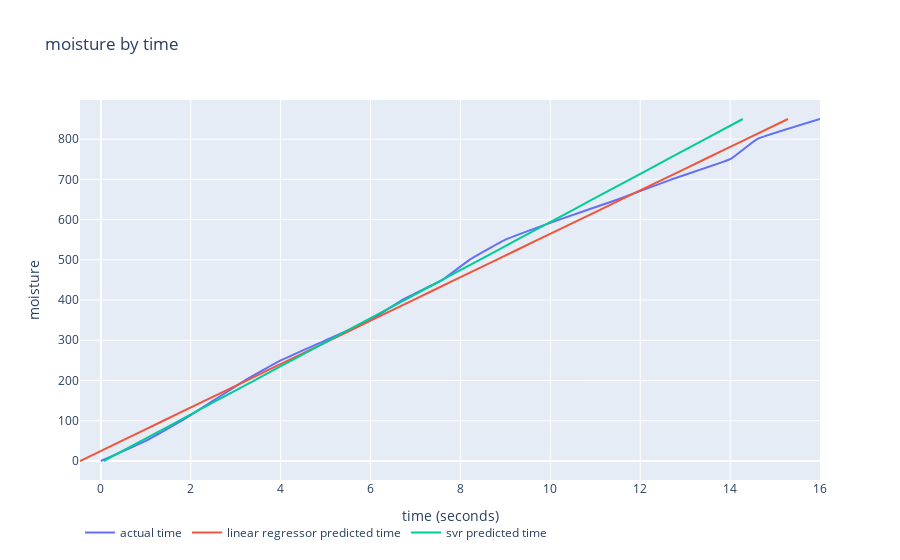

Notebook code for this chart:
### Markdown cell above
We can see that linear regression performing better than others as the data itself is very linear in nature. SVR is also performing well after defining the kernel as linear.

We have got the highest r2_score for the test set with Linear Regression that is 0.997. So for this perticular dataset linear regression is best suited.

### Code cell
df = moisture_time.reset_index().drop('index', axis=1, errors='ignore')
df.columns = [str(c) for c in df.columns]

chart_data = pd.concat([
    df['Moisture'] - df['Moisture'][0],
    df['time'],
], axis=1)
chart_data = chart_data.sort_values(['Moisture'])
chart_data = chart_data.rename(columns={'Moisture': 'x'})
chart_data = chart_data.dropna()

charts = []
line_cfg = {'line': {'shape': 'spline', 'smoothing': 0.3}, 'mode': 'lines'}
charts.append(go.Scatter(
    x=chart_data['time'], y=chart_data['x'], name='actual time', **line_cfg
))

charts.append(go.Scatter(
    x=linreg.predict(normal_x), y=chart_data['x'], name='linear regressor predicted time', **line_cfg
))
charts.append(go.Scatter(
    x=svr.predict(normal_x), y=chart_data['x'], name='svr predicted time', **line_cfg
))
figure = go.Figure(data=charts, layout=go.Layout({
    'legend': {'orientation': 'h'},
    'title': {'text': 'moisture by time'},
    'xaxis': {'tickformat': '.0f', 'title': {'text': 'time (seconds)'}},
    'yaxis': {'tickformat': '.0f', 'title': {'text': 'moisture'}}
}))

init_notebook_mode(connected=True)
figure.pop('id', None)
iplot(figure)

### Figure 1 — Plotly figure (JSON) as saved in the notebook; plotly's stock layout.template omitted (floating-point values rounded to 4 significant figures)
{"data": [{"line": {"shape": "spline", "smoothing": 0.3}, "mode": "lines", "name": "actual time", "type": "scatter", "x": [0, 1, 1.8, 2.5, 3.2, 4, 5, 6, 6.7, 7.6, 8.2, 9, 10.2, 11.5, 12.7, 14, 14.6, 16], "y": [0, 50, 100, 150, 200, 250, 300, 350, 400, 450, 500, 550, 600, 650, 700, 750, 800, 850]}, {"line": {"shape": "spline", "smoothing": 0.3}, "mode": "lines", "name": "linear regressor predicted time", "type": "scatter", "x": [-0.4641, 0.4624, 1.389, 2.316, 3.242, 4.169, 5.095, 6.022, 6.948, 7.875, 8.802, 9.728, 10.65, 11.58, 12.51, 13.43, 14.36, 15.29], "y": [0, 50, 100, 150, 200, 250, 300, 350, 400, 450, 500, 550, 600, 650, 700, 750, 800, 850]}, {"line": {"shape": "spline", "smoothing": 0.3}, "mode": "lines", "name": "svr predicted time", "type": "scatter", "x": [0.06364, 0.9, 1.736, 2.573, 3.409, 4.245, 5.082, 5.918, 6.755, 7.591, 8.427, 9.264, 10.1, 10.94, 11.77, 12.61, 13.45, 14.28], "y": [0, 50, 100, 150, 200, 250, 300, 350, 400, 450, 500, 550, 600, 650, 700, 750, 800, 850]}], "layout": {"legend": {"orientation": "h"}, "title": {"text": "moisture by time"}, "xaxis": {"tickformat": ".0f", "title": {"text": "time (seconds)"}}, "yaxis": {"tickformat": ".0f", "title": {"text": "moisture"}}}}
